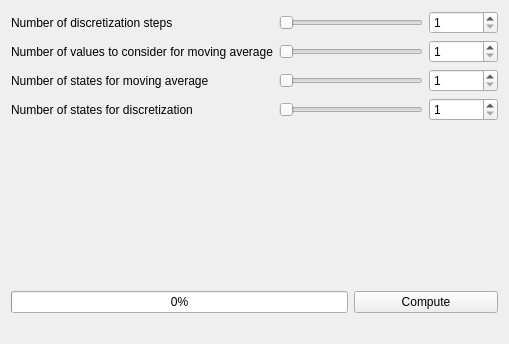
<ui version="4.0" >
 <class>MMCModelerWidget</class>
 <widget class="QWidget" name="MMCModelerWidget" >
  <property name="geometry" >
   <rect>
    <x>0</x>
    <y>0</y>
    <width>509</width>
    <height>344</height>
   </rect>
  </property>
  <property name="windowTitle" >
   <string>Form</string>
  </property>
  <layout class="QGridLayout" >
   <item row="0" column="0" >
    <widget class="QLabel" name="label" >
     <property name="text" >
      <string>Number of discretization steps</string>
     </property>
    </widget>
   </item>
   <item row="0" column="3" >
    <widget class="QSpinBox" name="numdstepsEdit" >
     <property name="minimum" >
      <number>1</number>
     </property>
    </widget>
   </item>
   <item row="1" column="0" >
    <widget class="QLabel" name="label_3" >
     <property name="toolTip" >
      <string>Number of values to consider for Moving Average
</string>
     </property>
     <property name="text" >
      <string>Number of values to consider for moving average</string>
     </property>
    </widget>
   </item>
   <item row="1" column="3" >
    <widget class="QSpinBox" name="wEdit" >
     <property name="minimum" >
      <number>1</number>
     </property>
     <property name="maximum" >
      <number>99</number>
     </property>
    </widget>
   </item>
   <item row="2" column="0" >
    <widget class="QLabel" name="label_4" >
     <property name="text" >
      <string>Number of states for moving average</string>
     </property>
    </widget>
   </item>
   <item row="2" column="3" >
    <widget class="QSpinBox" name="MaEdit" >
     <property name="minimum" >
      <number>1</number>
     </property>
    </widget>
   </item>
   <item row="3" column="0" >
    <widget class="QLabel" name="label_5" >
     <property name="text" >
      <string>Number of states for discretization</string>
     </property>
    </widget>
   </item>
   <item row="3" column="3" >
    <widget class="QSpinBox" name="MsEdit" >
     <property name="minimum" >
      <number>1</number>
     </property>
    </widget>
   </item>
   <item row="4" column="0" colspan="4" >
    <spacer>
     <property name="orientation" >
      <enum>Qt::Vertical</enum>
     </property>
     <property name="sizeHint" stdset="0" >
      <size>
       <width>271</width>
       <height>21</height>
      </size>
     </property>
    </spacer>
   </item>
   <item row="5" column="0" colspan="2" >
    <widget class="QProgressBar" name="progressBar" >
     <property name="value" >
      <number>0</number>
     </property>
    </widget>
   </item>
   <item row="5" column="2" colspan="2" >
    <widget class="QPushButton" name="computeButton" >
     <property name="text" >
      <string>Compute</string>
     </property>
    </widget>
   </item>
   <item row="6" column="0" colspan="2" >
    <widget class="QLabel" name="progressLabel" >
     <property name="text" >
      <string/>
     </property>
    </widget>
   </item>
   <item row="1" column="1" colspan="2" >
    <widget class="QSlider" name="sliderW" >
     <property name="orientation" >
      <enum>Qt::Horizontal</enum>
     </property>
    </widget>
   </item>
   <item row="0" column="1" colspan="2" >
    <widget class="QSlider" name="sliderDSteps" >
     <property name="orientation" >
      <enum>Qt::Horizontal</enum>
     </property>
    </widget>
   </item>
   <item row="2" column="1" colspan="2" >
    <widget class="QSlider" name="sliderMa" >
     <property name="orientation" >
      <enum>Qt::Horizontal</enum>
     </property>
    </widget>
   </item>
   <item row="3" column="1" colspan="2" >
    <widget class="QSlider" name="sliderMs" >
     <property name="orientation" >
      <enum>Qt::Horizontal</enum>
     </property>
    </widget>
   </item>
  </layout>
 </widget>
 <resources/>
 <connections>
  <connection>
   <sender>sliderDSteps</sender>
   <signal>valueChanged(int)</signal>
   <receiver>numdstepsEdit</receiver>
   <slot>setValue(int)</slot>
   <hints>
    <hint type="sourcelabel" >
     <x>290</x>
     <y>24</y>
    </hint>
    <hint type="destinationlabel" >
     <x>408</x>
     <y>24</y>
    </hint>
   </hints>
  </connection>
  <connection>
   <sender>numdstepsEdit</sender>
   <signal>valueChanged(int)</signal>
   <receiver>sliderDSteps</receiver>
   <slot>setValue(int)</slot>
   <hints>
    <hint type="sourcelabel" >
     <x>412</x>
     <y>14</y>
    </hint>
    <hint type="destinationlabel" >
     <x>278</x>
     <y>26</y>
    </hint>
   </hints>
  </connection>
  <connection>
   <sender>sliderW</sender>
   <signal>valueChanged(int)</signal>
   <receiver>wEdit</receiver>
   <slot>setValue(int)</slot>
   <hints>
    <hint type="sourcelabel" >
     <x>291</x>
     <y>55</y>
    </hint>
    <hint type="destinationlabel" >
     <x>422</x>
     <y>58</y>
    </hint>
   </hints>
  </connection>
  <connection>
   <sender>wEdit</sender>
   <signal>valueChanged(int)</signal>
   <receiver>sliderW</receiver>
   <slot>setValue(int)</slot>
   <hints>
    <hint type="sourcelabel" >
     <x>412</x>
     <y>47</y>
    </hint>
    <hint type="destinationlabel" >
     <x>280</x>
     <y>58</y>
    </hint>
   </hints>
  </connection>
  <connection>
   <sender>sliderMa</sender>
   <signal>valueChanged(int)</signal>
   <receiver>MaEdit</receiver>
   <slot>setValue(int)</slot>
   <hints>
    <hint type="sourcelabel" >
     <x>249</x>
     <y>84</y>
    </hint>
    <hint type="destinationlabel" >
     <x>421</x>
     <y>97</y>
    </hint>
   </hints>
  </connection>
  <connection>
   <sender>MaEdit</sender>
   <signal>valueChanged(int)</signal>
   <receiver>sliderMa</receiver>
   <slot>setValue(int)</slot>
   <hints>
    <hint type="sourcelabel" >
     <x>421</x>
     <y>81</y>
    </hint>
    <hint type="destinationlabel" >
     <x>277</x>
     <y>88</y>
    </hint>
   </hints>
  </connection>
  <connection>
   <sender>sliderMs</sender>
   <signal>valueChanged(int)</signal>
   <receiver>MsEdit</receiver>
   <slot>setValue(int)</slot>
   <hints>
    <hint type="sourcelabel" >
     <x>295</x>
     <y>121</y>
    </hint>
    <hint type="destinationlabel" >
     <x>445</x>
     <y>129</y>
    </hint>
   </hints>
  </connection>
  <connection>
   <sender>MsEdit</sender>
   <signal>valueChanged(int)</signal>
   <receiver>sliderMs</receiver>
   <slot>setValue(int)</slot>
   <hints>
    <hint type="sourcelabel" >
     <x>419</x>
     <y>117</y>
    </hint>
    <hint type="destinationlabel" >
     <x>268</x>
     <y>121</y>
    </hint>
   </hints>
  </connection>
 </connections>
</ui>
